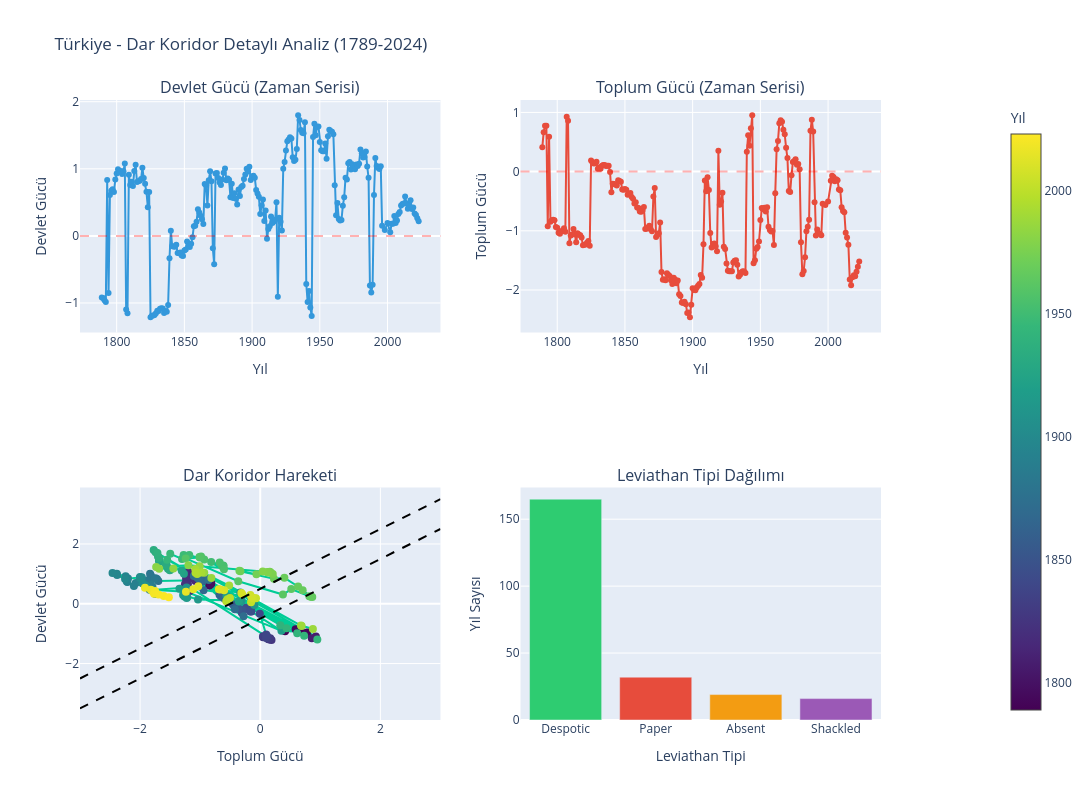

Notebook code cell kept with this figure:
### Markdown cell above
## 7. 📊 Görselleştirme 3: Türkiye Detaylı Analiz

Türkiye'nin 235 yıllık dar koridor yolculuğu

### Code cell
# Türkiye verisi
turkey_data = df_combined[df_combined['country_name'] == 'Türkiye'].sort_values('year').copy()

if len(turkey_data) > 0:
    fig = make_subplots(
        rows=2, cols=2,
        subplot_titles=(
            'Devlet Gücü (Zaman Serisi)',
            'Toplum Gücü (Zaman Serisi)',
            'Dar Koridor Hareketi',
            'Leviathan Tipi Dağılımı'
        ),
        specs=[[{'type': 'scatter'}, {'type': 'scatter'}],
               [{'type': 'scatter'}, {'type': 'bar'}]]
    )
    
    # 1. Devlet gücü zaman serisi
    fig.add_trace(
        go.Scatter(x=turkey_data['year'], y=turkey_data['StatePower'],
                   mode='lines+markers', name='Devlet Gücü',
                   line=dict(color='#3498db', width=2)),
        row=1, col=1
    )
    fig.add_hline(y=0, line_dash="dash", line_color="red", opacity=0.3, row=1, col=1)
    
    # 2. Toplum gücü zaman serisi
    fig.add_trace(
        go.Scatter(x=turkey_data['year'], y=turkey_data['SocietyPower'],
                   mode='lines+markers', name='Toplum Gücü',
                   line=dict(color='#e74c3c', width=2)),
        row=1, col=2
    )
    fig.add_hline(y=0, line_dash="dash", line_color="red", opacity=0.3, row=1, col=2)
    
    # 3. Dar koridor hareketi
    fig.add_trace(
        go.Scatter(x=turkey_data['SocietyPower'], y=turkey_data['StatePower'],
                   mode='markers+lines', name='Hareket',
                   marker=dict(size=8, color=turkey_data['year'],
                              colorscale='Viridis', showscale=True,
                              colorbar=dict(title="Yıl", x=1.15)),
                   text=turkey_data['year'],
                   hovertemplate='Yıl: %{text}<br>Toplum: %{x:.2f}<br>Devlet: %{y:.2f}'),
        row=2, col=1
    )
    
    # Dar koridor çizgileri
    x_corr = np.linspace(-3, 3, 50)
    fig.add_trace(
        go.Scatter(x=x_corr, y=x_corr + 0.5, mode='lines',
                   line=dict(color='black', dash='dash'), showlegend=False),
        row=2, col=1
    )
    fig.add_trace(
        go.Scatter(x=x_corr, y=x_corr - 0.5, mode='lines',
                   line=dict(color='black', dash='dash'), showlegend=False),
        row=2, col=1
    )
    
    # 4. Leviathan tipi dağılımı
    type_counts = turkey_data['LeviathanType'].value_counts()
    fig.add_trace(
        go.Bar(x=type_counts.index, y=type_counts.values,
               marker_color=['#2ecc71', '#e74c3c', '#f39c12', '#9b59b6']),
        row=2, col=2
    )
    
    fig.update_xaxes(title_text="Yıl", row=1, col=1)
    fig.update_xaxes(title_text="Yıl", row=1, col=2)
    fig.update_xaxes(title_text="Toplum Gücü", row=2, col=1)
    fig.update_xaxes(title_text="Leviathan Tipi", row=2, col=2)
    
    fig.update_yaxes(title_text="Devlet Gücü", row=1, col=1)
    fig.update_yaxes(title_text="Toplum Gücü", row=1, col=2)
    fig.update_yaxes(title_text="Devlet Gücü", row=2, col=1)
    fig.update_yaxes(title_text="Yıl Sayısı", row=2, col=2)
    
    fig.update_layout(
        title_text="Türkiye - Dar Koridor Detaylı Analiz (1789-2024)",
        showlegend=False,
        height=800,
        width=1200
    )
    
    fig.show()
    
    print("✓ Türkiye detaylı analizi oluşturuldu")
else:
    print("⚠️ Türkiye verisi bulunamadı")

### Figure 1 — Plotly figure (JSON) as saved in the notebook; plotly's stock layout.template omitted (floating-point values rounded to 4 significant figures; data arrays with more than 128 entries replaced by an {"elided": "..."} marker saying what was removed)
{"data": [{"line": {"color": "#3498db", "width": 2}, "mode": "lines+markers", "name": "Devlet Gücü", "type": "scatter", "x": {"elided": "232 int values"}, "xaxis": "x", "y": {"elided": "232 float values"}, "yaxis": "y"}, {"line": {"color": "#e74c3c", "width": 2}, "mode": "lines+markers", "name": "Toplum Gücü", "type": "scatter", "x": {"elided": "232 int values"}, "xaxis": "x2", "y": {"elided": "232 float values"}, "yaxis": "y2"}, {"hovertemplate": "Yıl: %{text}<br>Toplum: %{x:.2f}<br>Devlet: %{y:.2f}", "marker": {"color": {"elided": "232 int values"}, "colorbar": {"title": {"text": "Yıl"}, "x": 1.15}, "colorscale": [[0, "#440154"], [0.1111, "#482878"], [0.2222, "#3e4989"], [0.3333, "#31688e"], [0.4444, "#26828e"], [0.5556, "#1f9e89"], [0.6667, "#35b779"], [0.7778, "#6ece58"], [0.8889, "#b5de2b"], [1, "#fde725"]], "showscale": true, "size": 8}, "mode": "markers+lines", "name": "Hareket", "text": {"elided": "232 int values"}, "type": "scatter", "x": {"elided": "232 float values"}, "xaxis": "x3", "y": {"elided": "232 float values"}, "yaxis": "y3"}, {"line": {"color": "black", "dash": "dash"}, "mode": "lines", "showlegend": false, "type": "scatter", "x": [-3, -2.878, -2.755, -2.633, -2.51, -2.388, -2.265, -2.143, -2.02, -1.898, -1.776, -1.653, -1.531, -1.408, -1.286, -1.163, -1.041, -0.9184, -0.7959, -0.6735, -0.551, -0.4286, -0.3061, -0.1837, -0.06122, 0.06122, 0.1837, 0.3061, 0.4286, 0.551, 0.6735, 0.7959, 0.9184, 1.041, 1.163, 1.286, 1.408, 1.531, 1.653, 1.776, 1.898, 2.02, 2.143, 2.265, 2.388, 2.51, 2.633, 2.755, 2.878, 3], "xaxis": "x3", "y": [-2.5, -2.378, -2.255, -2.133, -2.01, -1.888, -1.765, -1.643, -1.52, -1.398, -1.276, -1.153, -1.031, -0.9082, -0.7857, -0.6633, -0.5408, -0.4184, -0.2959, -0.1735, -0.05102, 0.07143, 0.1939, 0.3163, 0.4388, 0.5612, 0.6837, 0.8061, 0.9286, 1.051, 1.173, 1.296, 1.418, 1.541, 1.663, 1.786, 1.908, 2.031, 2.153, 2.276, 2.398, 2.52, 2.643, 2.765, 2.888, 3.01, 3.133, 3.255, 3.378, 3.5], "yaxis": "y3"}, {"line": {"color": "black", "dash": "dash"}, "mode": "lines", "showlegend": false, "type": "scatter", "x": [-3, -2.878, -2.755, -2.633, -2.51, -2.388, -2.265, -2.143, -2.02, -1.898, -1.776, -1.653, -1.531, -1.408, -1.286, -1.163, -1.041, -0.9184, -0.7959, -0.6735, -0.551, -0.4286, -0.3061, -0.1837, -0.06122, 0.06122, 0.1837, 0.3061, 0.4286, 0.551, 0.6735, 0.7959, 0.9184, 1.041, 1.163, 1.286, 1.408, 1.531, 1.653, 1.776, 1.898, 2.02, 2.143, 2.265, 2.388, 2.51, 2.633, 2.755, 2.878, 3], "xaxis": "x3", "y": [-3.5, -3.378, -3.255, -3.133, -3.01, -2.888, -2.765, -2.643, -2.52, -2.398, -2.276, -2.153, -2.031, -1.908, -1.786, -1.663, -1.541, -1.418, -1.296, -1.173, -1.051, -0.9286, -0.8061, -0.6837, -0.5612, -0.4388, -0.3163, -0.1939, -0.07143, 0.05102, 0.1735, 0.2959, 0.4184, 0.5408, 0.6633, 0.7857, 0.9082, 1.031, 1.153, 1.276, 1.398, 1.52, 1.643, 1.765, 1.888, 2.01, 2.133, 2.255, 2.378, 2.5], "yaxis": "y3"}, {"marker": {"color": ["#2ecc71", "#e74c3c", "#f39c12", "#9b59b6"]}, "type": "bar", "x": ["Despotic", "Paper", "Absent", "Shackled"], "xaxis": "x4", "y": [165, 32, 19, 16], "yaxis": "y4"}], "layout": {"annotations": [{"font": {"size": 16}, "showarrow": false, "text": "Devlet Gücü (Zaman Serisi)", "x": 0.225, "xanchor": "center", "xref": "paper", "y": 1, "yanchor": "bottom", "yref": "paper"}, {"font": {"size": 16}, "showarrow": false, "text": "Toplum Gücü (Zaman Serisi)", "x": 0.775, "xanchor": "center", "xref": "paper", "y": 1, "yanchor": "bottom", "yref": "paper"}, {"font": {"size": 16}, "showarrow": false, "text": "Dar Koridor Hareketi", "x": 0.225, "xanchor": "center", "xref": "paper", "y": 0.375, "yanchor": "bottom", "yref": "paper"}, {"font": {"size": 16}, "showarrow": false, "text": "Leviathan Tipi Dağılımı", "x": 0.775, "xanchor": "center", "xref": "paper", "y": 0.375, "yanchor": "bottom", "yref": "paper"}], "height": 800, "shapes": [{"line": {"color": "red", "dash": "dash"}, "opacity": 0.3, "type": "line", "x0": 0, "x1": 1, "xref": "x domain", "y0": 0, "y1": 0, "yref": "y"}, {"line": {"color": "red", "dash": "dash"}, "opacity": 0.3, "type": "line", "x0": 0, "x1": 1, "xref": "x2 domain", "y0": 0, "y1": 0, "yref": "y2"}], "showlegend": false, "title": {"text": "Türkiye - Dar Koridor Detaylı Analiz (1789-2024)"}, "width": 1200, "xaxis": {"anchor": "y", "domain": [0, 0.45], "title": {"text": "Yıl"}}, "xaxis2": {"anchor": "y2", "domain": [0.55, 1], "title": {"text": "Yıl"}}, "xaxis3": {"anchor": "y3", "domain": [0, 0.45], "title": {"text": "Toplum Gücü"}}, "xaxis4": {"anchor": "y4", "domain": [0.55, 1], "title": {"text": "Leviathan Tipi"}}, "yaxis": {"anchor": "x", "domain": [0.625, 1], "title": {"text": "Devlet Gücü"}}, "yaxis2": {"anchor": "x2", "domain": [0.625, 1], "title": {"text": "Toplum Gücü"}}, "yaxis3": {"anchor": "x3", "domain": [0, 0.375], "title": {"text": "Devlet Gücü"}}, "yaxis4": {"anchor": "x4", "domain": [0, 0.375], "title": {"text": "Yıl Sayısı"}}}}
